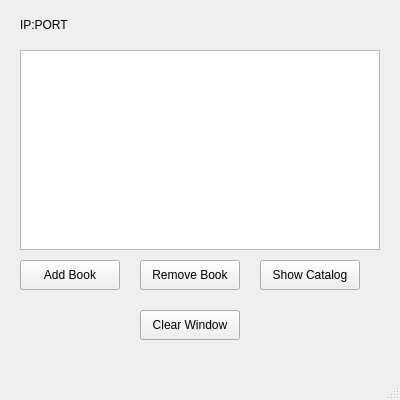
<?xml version="1.0" encoding="UTF-8"?>
<ui version="4.0">
 <class>MainWindow</class>
 <widget class="QMainWindow" name="MainWindow">
  <property name="geometry">
   <rect>
    <x>0</x>
    <y>0</y>
    <width>400</width>
    <height>400</height>
   </rect>
  </property>
  <property name="windowTitle">
   <string>Server Application</string>
  </property>
  <widget class="QWidget" name="centralwidget">
   <widget class="QLabel" name="labelServerInfo">
    <property name="geometry">
     <rect>
      <x>20</x>
      <y>10</y>
      <width>200</width>
      <height>30</height>
     </rect>
    </property>
    <property name="text">
     <string>IP:PORT</string>
    </property>
   </widget>
   <widget class="QTextEdit" name="textEdit">
    <property name="geometry">
     <rect>
      <x>20</x>
      <y>50</y>
      <width>360</width>
      <height>200</height>
     </rect>
    </property>
   </widget>
   <widget class="QPushButton" name="btnAddBook">
    <property name="geometry">
     <rect>
      <x>20</x>
      <y>260</y>
      <width>100</width>
      <height>30</height>
     </rect>
    </property>
    <property name="text">
     <string>Add Book</string>
    </property>
   </widget>
   <widget class="QPushButton" name="btnRemoveBook">
    <property name="geometry">
     <rect>
      <x>140</x>
      <y>260</y>
      <width>100</width>
      <height>30</height>
     </rect>
    </property>
    <property name="text">
     <string>Remove Book</string>
    </property>
   </widget>
   <widget class="QPushButton" name="btnShowCatalog">
    <property name="geometry">
     <rect>
      <x>260</x>
      <y>260</y>
      <width>100</width>
      <height>30</height>
     </rect>
    </property>
    <property name="text">
     <string>Show Catalog</string>
    </property>
   </widget>
   <widget class="QPushButton" name="btnClearEdit">
    <property name="geometry">
     <rect>
      <x>140</x>
      <y>310</y>
      <width>100</width>
      <height>30</height>
     </rect>
    </property>
    <property name="text">
     <string>Clear Window</string>
    </property>
   </widget>
  </widget>
  <widget class="QMenuBar" name="menubar">
   <property name="geometry">
    <rect>
     <x>0</x>
     <y>0</y>
     <width>400</width>
     <height>17</height>
    </rect>
   </property>
  </widget>
  <widget class="QStatusBar" name="statusbar"/>
 </widget>
 <resources/>
 <connections/>
</ui>
